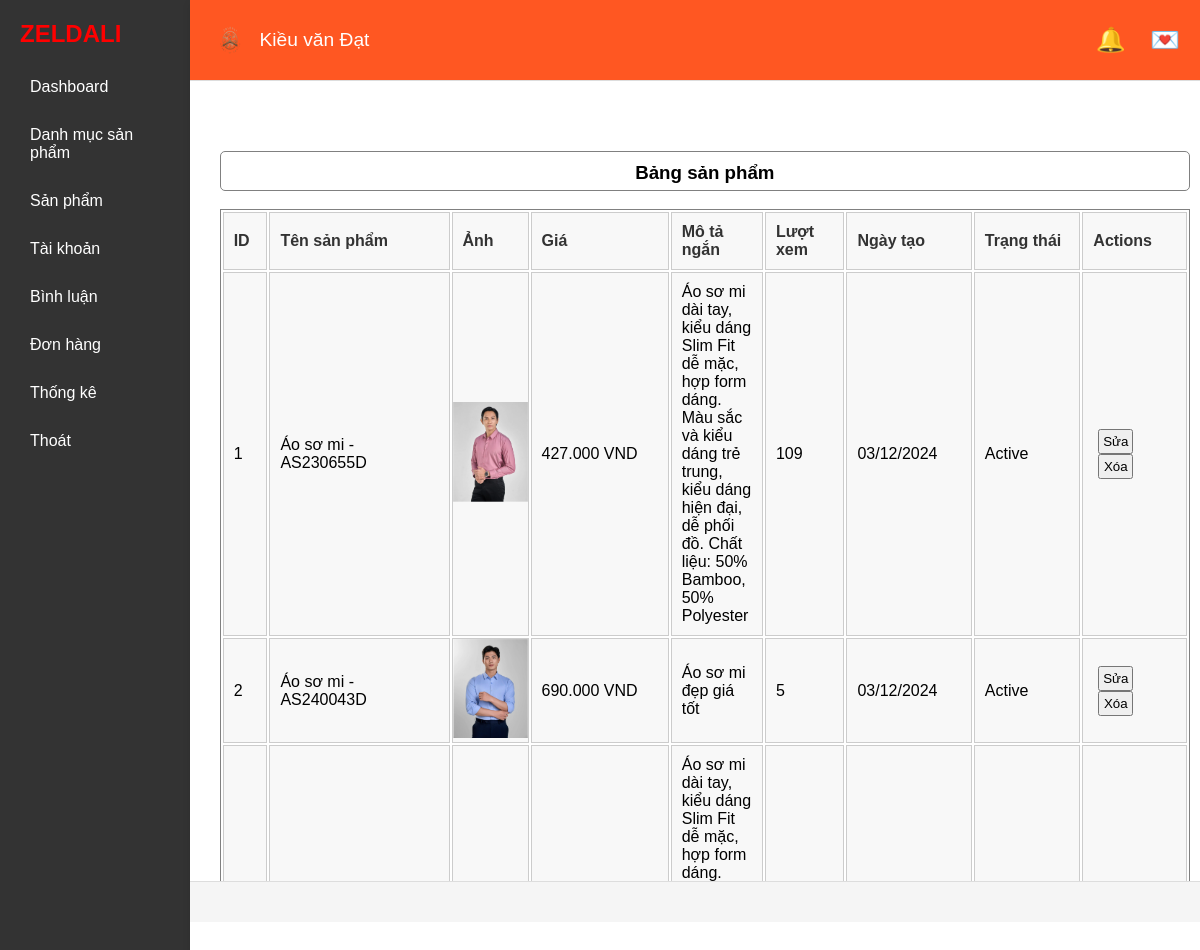
/index.php?role=admin&act=Product (signed in), run on the app's committed database.
### tables this page shows
CREATE TABLE `products` (
  `id` int NOT NULL,
  `name` varchar(255) NOT NULL,
  `image` varchar(255) DEFAULT NULL,
  `price` decimal(25,2) DEFAULT NULL,
  `description` text,
  `content` text,
  `type` varchar(10) NOT NULL,
  `status` enum('active','inactive') DEFAULT 'active',
  `category_id` int NOT NULL,
  `view` int DEFAULT '0',
  `created_at` timestamp NULL DEFAULT CURRENT_TIMESTAMP
);

### app/Database/Functions.php (called while the page is built, shortened)
<?php
function view($path_view, $data=[]){
    extract($data);
    $path_view  = str_replace(".","/", $path_view);
    include_once "app/Views/$path_view.php";
};

### app/Controllers/Admin/AdminProductController.php (called while the page is built, shortened)
<?php
class AdminProductController
{
    public function index()
    {
        $products = (new Product)->all();
        return view('Admin.products.list', compact('products', 'message'));
    }
}

### index.php (called while the page is built, shortened)
<?php
include_once "app/Database/Database.php";
include_once "app/Database/Functions.php";
include_once "app/Models/Product.php";
include_once  "app/Controllers/Admin/AdminProductController.php";
include_once "Router/Web.php";

### app/Database/Database.php (called while the page is built, shortened)
<?php
class Database
{
    private $pdo;
    public function __construct()
    {
        try {
            $this->pdo = new PDO("mysql:host=" . HOST . ";port=" . PORT . ";dbname=" . DBNAME,USERNAME,PASSWORD);
            $this->pdo->setAttribute(PDO::ATTR_ERRMODE, PDO::ERRMODE_EXCEPTION);
        } catch (Exception $error) {
            echo "<h1>Lỗi kết nối CSDL: " . $error->getMessage() . "</h1>";
        }
    }
    public function getConnection()
    {
        return $this->pdo;
    }
    public function __destruct()
    {
        $this->pdo = null;
    }
}

### app/Models/Product.php (called while the page is built, shortened)
<?php
class Product
{
    public $pdo;
    public function __construct()
    {
        $db = new Database();
        $this->pdo = $db->getConnection();
    }
    public function all()
    {
        $sql = "SELECT p.*, cate_name
                FROM products p
                JOIN categories c ON p.category_id = c.id";
        $stmt = $this->pdo->prepare($sql);
        $stmt->execute();
        return $stmt->fetchAll(PDO::FETCH_ASSOC);
    }
}

### app/Views/Admin/products/list.php (the view, shortened to what this page needs)
<?php include_once VIEW . "Admin/base/header.php" ?>
<div class="main">
    <div class="product-main">
    <div style="color: green;margin: 40px 50px 0px 50px;font-weight: 25;height: 10px;border-radius: 20px;"><?php if(isset($message) && $message != "") :?><?= $message ?><?php endif; ?></div>
        <div class="show_list" style="width: 97%; margin: 20px 0; border-collapse: collapse; margin-left: 2%;">
            <table style="width: 100%; border: 1px solid gray;">
            <div style="width: 100%; height: 40px; background-color: white; border: 1px solid gray; border-radius: 5px; margin-top: 20px; text-align: center;">
                    <h3 style="margin-top: 10px;">Bảng sản phẩm</h3>
                </div>
                <br>
                <thead style="background-color: #f2f2f2;">
                    <tr>
                        <th style="background-color: #f8f8f8; color: #333; font-weight: bold; padding: 10px; text-align: left; border: 1px solid #ccc;">ID</th>
                        <th style="background-color: #f8f8f8; color: #333; font-weight: bold; padding: 10px; text-align: left; border: 1px solid #ccc;">Tên sản phẩm</th>
                        <th style="background-color: #f8f8f8; color: #333; font-weight: bold; padding: 10px; text-align: left; border: 1px solid #ccc;">Ảnh</th>
                        <th style="background-color: #f8f8f8; color: #333; font-weight: bold; padding: 10px; text-align: left; border: 1px solid #ccc;">Giá</th>
                        <th style="background-color: #f8f8f8; color: #333; font-weight: bold; padding: 10px; text-align: left; border: 1px solid #ccc;">Mô tả ngắn</th>
                        <th style="background-color: #f8f8f8; color: #333; font-weight: bold; padding: 10px; text-align: left; border: 1px solid #ccc;">Lượt xem</th>
                        <th style="background-color: #f8f8f8; color: #333; font-weight: bold; padding: 10px; text-align: left; border: 1px solid #ccc;">Ngày tạo</th>
                        <th style="background-color: #f8f8f8; color: #333; font-weight: bold; padding: 10px; text-align: left; border: 1px solid #ccc;">Trạng thái</th>
                        <th style="background-color: #f8f8f8; color: #333; font-weight: bold; padding: 10px; text-align: left; border: 1px solid #ccc;">Actions</th>
                    </tr>
                </thead>
                <tbody>
                    <?php foreach ($products as $value): ?>
                        <tr>
                            <td style="background-color: #f8f8f8; padding: 10px; text-align: left; border: 1px solid #ccc;width: 50px;"><?= $value['id'] ?></td>
                            <td style="background-color: #f8f8f8; padding: 10px; text-align: left; border: 1px solid #ccc;width: 250px;"><?= $value['name'] ?></td>
                            <td style="background-color: #f8f8f8; text-align: left; border: 1px solid #ccc;width: 75px;"><img width="75px" src="<?= $value['image'] ?>" alt=""></td>
                            <td style="background-color: #f8f8f8; padding: 10px; text-align: left; border: 1px solid #ccc;width: 200px;"><?= number_format($value['price'], 0, ',', '.') ?> VND</td>
                            <td style="background-color: #f8f8f8; padding: 10px; text-align: left; border: 1px solid #ccc; max-width: 290px; overflow: hidden;text-overflow: ellipsis;"><?= $value['description'] ?></td>
                            <td style="background-color: #f8f8f8; padding: 10px; text-align: left; border: 1px solid #ccc; width: 100px;"><?= $value['view'] ?></td>
                            <td style="background-color: #f8f8f8; padding: 10px; text-align: left; border: 1px solid #ccc; width: 150px;"><?= date('d/m/Y', strtotime($value['created_at'])) ?></td>
                            <td style="background-color: #f8f8f8; padding: 10px; text-align: left; border: 1px solid #ccc; width: 150px;">
                                <?= ($value['status'] == 'active') ? 'Active' : 'Inactive' ?>
                            </td>
                            <td style="width: 130px; background-color: #f8f8f8; padding: 10px; text-align: left; border: 1px solid #ccc;">
                                <a href="index.php?role=admin&act=UpdateProductForm&id=<?= $value['id'] ?>"><input style="margin-left: 5px; width: 35px; height: 25px;" type="button" value="Sửa"></a>
                                <a href="index.php?API=delete_product&id=<?= $value['id'] ?>" onclick="return confirm('Bạn có chắc chắn muốn xóa sản phẩm này không?')"><input style="margin-left: 5px; width: 35px; height: 25px;" type="button" value="Xóa"></a>
                            </td>
                        </tr>
                    <?php endforeach; ?>
                </tbody>
            </table>
        </div>
    </div>
</div>
<?php include_once VIEW . "Admin/base/footer.php" ?>

### Assets/Admin/Css/admin.css (style rules this page uses)
* { box-sizing: border-box; margin: 0; padding: 0; font-family: Arial, sans-serif; }
body { display: flex; height: 100vh; background-color: #f5f5f5; overflow-y: hidden; }

### app/Views/Admin/products/list.php (style rules this page uses)
.main { height: 800px; overflow-y: auto; margin-left: 1%; }

### data on the page
products: id "1", name "Áo sơ mi - AS230655D", image (picture), price "427.000", description "Áo sơ mi dài tay, kiểu dáng Slim Fit dễ mặc, hợp form dáng. Màu sắc và kiểu dáng trẻ trung, kiểu dáng hiện đại, dễ phối đồ. Chất liệu: 50% Bamboo, 50% Polyester", view "109", created_at "03/12/2024", status "Active"
products: id "2", name "Áo sơ mi - AS240043D", image (picture), price "690.000", description "Áo sơ mi đẹp giá tốt", view "5", created_at "03/12/2024", status "Active"
products: description "Áo sơ mi dài tay, kiểu dáng Slim Fit dễ mặc, hợp form dáng.…"

### other printed values
$_SESSION['user']['fullname'] "Kiều văn Đạt"
